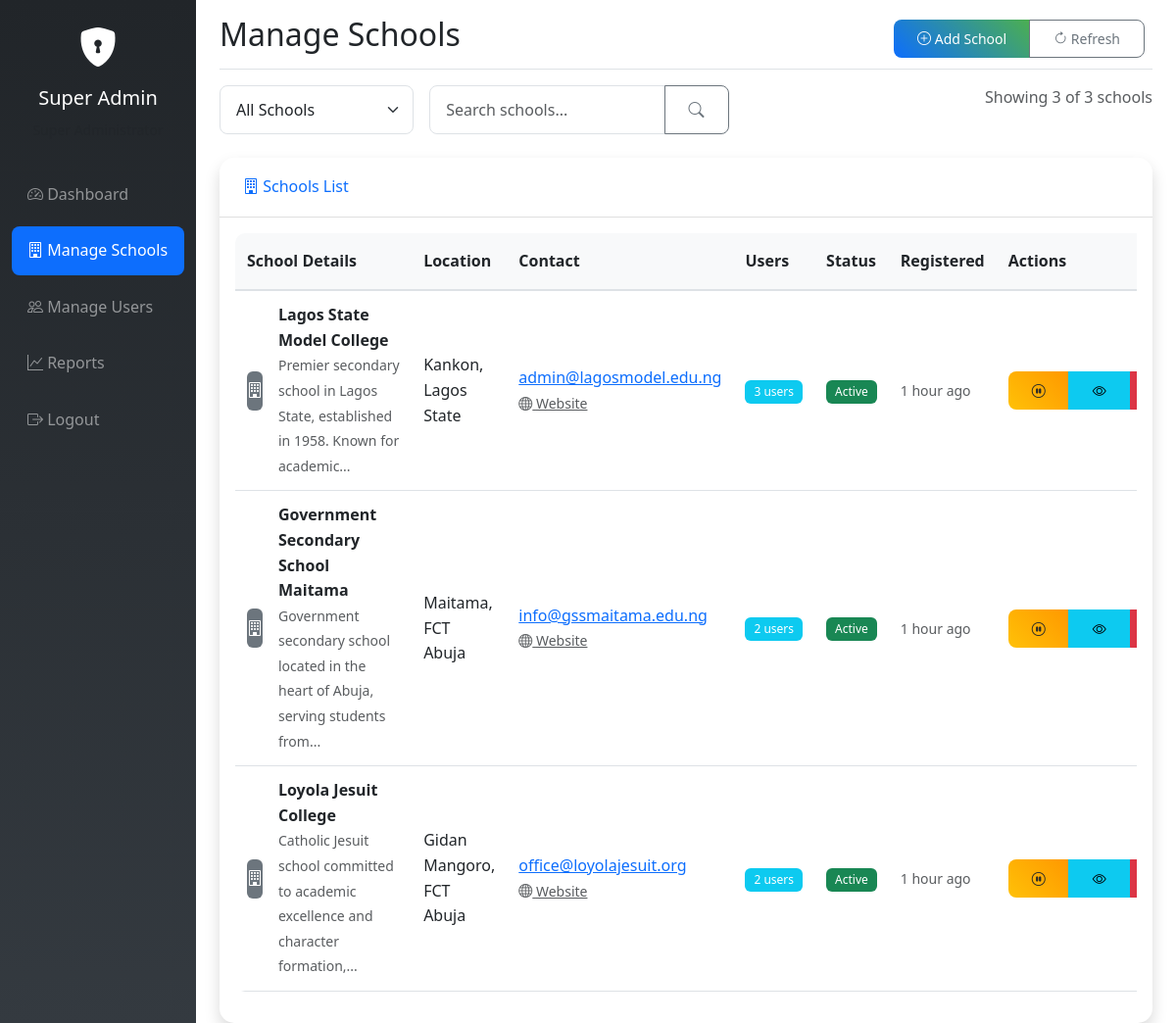
The page /admin/schools.php (signed in) on the database its author committed.
### tables this page shows
CREATE TABLE schools (
    id INT AUTO_INCREMENT PRIMARY KEY,
    name VARCHAR(200) NOT NULL,
    location VARCHAR(200) NOT NULL,
    logo VARCHAR(255) NULL,
    contact_email VARCHAR(100) NOT NULL,
    website VARCHAR(255) NULL,
    description TEXT NULL,
    approved BOOLEAN DEFAULT FALSE,
    status ENUM('active', 'suspended') DEFAULT 'active',
    created_at TIMESTAMP DEFAULT CURRENT_TIMESTAMP,
    updated_at TIMESTAMP DEFAULT CURRENT_TIMESTAMP ON UPDATE CURRENT_TIMESTAMP,
    INDEX idx_approved (approved),
    INDEX idx_status (status)
);

### includes/functions.php (called while the page is built, shortened)
<?php
function timeAgo($date) {
    $timestamp = strtotime($date);
    $difference = time() - $timestamp;
    if ($difference < 60) {
        return 'Just now';
    } elseif ($difference < 3600) {
        $minutes = floor($difference / 60);
        return $minutes . ' minute' . ($minutes > 1 ? 's' : '') . ' ago';
    } elseif ($difference < 86400) {
        $hours = floor($difference / 3600);
        return $hours . ' hour' . ($hours > 1 ? 's' : '') . ' ago';
    } elseif ($difference < 604800) {
        $days = floor($difference / 86400);
        return $days . ' day' . ($days > 1 ? 's' : '') . ' ago';
    } else {
        return formatDate($date);
    }
}
function truncateText($text, $length = 100, $suffix = '...') {
    return substr($text, 0, $length) . $suffix;
}
?>

### admin/schools.php (the view, shortened to what this page needs)
<?php
require_once '../includes/functions.php';
$user = getCurrentUser();
$db = getDB();
$filter = $_GET['filter'] ?? 'all';
$search = $_GET['search'] ?? '';
$page = max(1, intval($_GET['page'] ?? 1));
$per_page = 20;
$offset = ($page - 1) * $per_page;
$where_conditions = [];
$params = [];
$where_clause = !empty($where_conditions) ? 'WHERE ' . implode(' AND ', $where_conditions) : '';
$schools = [];
$total_schools = 0;
if ($db) {
    try {
        $count_query = "SELECT COUNT(*) FROM schools {$where_clause}";
        $stmt = $db->prepare($count_query);
        $stmt->execute($params);
        $total_schools = $stmt->fetchColumn();
        $query = "SELECT s.*,
                         (SELECT COUNT(*) FROM users WHERE school_id = s.id) as user_count
                  FROM schools s
                  {$where_clause}
                  ORDER BY s.created_at DESC
                  LIMIT {$per_page} OFFSET {$offset}";
        $stmt = $db->prepare($query);
        $stmt->execute($params);
        $schools = $stmt->fetchAll();
    } catch (PDOException $e) {
        error_log("Error fetching schools: " . $e->getMessage());
    }
}
?>
<!DOCTYPE html>
<html lang="en">
<head>
    <link href="https://cdn.jsdelivr.net/npm/bootstrap@5.3.0/dist/css/bootstrap.min.css" rel="stylesheet">
    <link href="https://cdn.jsdelivr.net/npm/bootstrap-icons@1.10.0/font/bootstrap-icons.css" rel="stylesheet">
    <link href="../assets/css/style.css" rel="stylesheet">
</head>
<body>
    <div class="container-fluid">
        <div class="row">
            <nav class="col-md-3 col-lg-2 d-md-block bg-dark sidebar collapse">
                <div class="position-sticky pt-3">
                    <div class="text-center text-white mb-4">
                        <i class="bi bi-shield-lock-fill" style="font-size: 2.5rem;"></i>
                        <h5 class="mt-2">Super Admin</h5>
                        <small class="text-muted"><?php echo htmlspecialchars($user['name']); ?></small>
                    </div>
                    <ul class="nav flex-column">
                        <li class="nav-item">
                            <a class="nav-link text-white-50" href="dashboard.php">
                                <i class="bi bi-speedometer2"></i> Dashboard
                            </a>
                        </li>
                        <li class="nav-item">
                            <a class="nav-link active text-white" href="schools.php">
                                <i class="bi bi-building"></i> Manage Schools
                            </a>
                        </li>
                        <li class="nav-item">
                            <a class="nav-link text-white-50" href="users.php">
                                <i class="bi bi-people"></i> Manage Users
                            </a>
                        </li>
                        <li class="nav-item">
                            <a class="nav-link text-white-50" href="reports.php">
                                <i class="bi bi-graph-up"></i> Reports
                            </a>
                        </li>
                        <li class="nav-item">
                            <a class="nav-link text-white-50" href="../logout.php">
                                <i class="bi bi-box-arrow-right"></i> Logout
                            </a>
                        </li>
                    </ul>
                </div>
            </nav>
            <main class="col-md-9 ms-sm-auto col-lg-10 px-md-4">
                <div class="d-flex justify-content-between flex-wrap flex-md-nowrap align-items-center pt-3 pb-2 mb-3 border-bottom">
                    <h1 class="h2">Manage Schools</h1>
                    <div class="btn-toolbar mb-2 mb-md-0">
                        <div class="btn-group me-2">
                            <button type="button" class="btn btn-sm btn-primary"
                                    data-bs-toggle="modal" data-bs-target="#addSchoolModal">
                                <i class="bi bi-plus-circle"></i> Add School
                            </button>
                            <button type="button" class="btn btn-sm btn-outline-secondary" onclick="location.reload()">
                                <i class="bi bi-arrow-clockwise"></i> Refresh
                            </button>
                        </div>
                    </div>
                </div>
                <div class="row mb-4">
                    <div class="col-md-8">
                        <form method="GET" class="row g-3">
                            <div class="col-md-4">
                                <select name="filter" class="form-select" onchange="this.form.submit()">
                                    <option value="all" <?php echo $filter === 'all' ? 'selected' : ''; ?>>All Schools</option>
                                </select>
                            </div>
                            <div class="col-md-6">
                                <div class="input-group">
                                    <input type="text" name="search" class="form-control"
                                           placeholder="Search schools..." value="<?php echo htmlspecialchars($search); ?>">
                                    <button class="btn btn-outline-secondary" type="submit">
                                        <i class="bi bi-search"></i>
                                    </button>
                                </div>
                            </div>
                            <div class="col-md-2">
                            </div>
                        </form>
                    </div>
                    <div class="col-md-4 text-end">
                        <span class="text-muted">
                            Showing <?php echo count($schools); ?> of <?php echo $total_schools; ?> schools
                        </span>
                    </div>
                </div>
                <div class="card shadow">
                    <div class="card-header">
                        <h6 class="m-0 font-weight-bold text-primary">
                            <i class="bi bi-building"></i> Schools List
                        </h6>
                    </div>
                    <div class="card-body">
                        <?php if (empty($schools)): ?>
                            <div class="text-center text-muted py-5">
                                <i class="bi bi-building" style="font-size: 3rem;"></i>
                                <p class="mt-3">No schools found</p>
                            </div>
                        <?php else: ?>
                            <div class="table-responsive">
                                <table class="table table-hover">
                                    <thead>
                                        <tr>
                                            <th>School Details</th>
                                            <th>Location</th>
                                            <th>Contact</th>
                                            <th>Users</th>
                                            <th>Status</th>
                                            <th>Registered</th>
                                            <th>Actions</th>
                                        </tr>
                                    </thead>
                                    <tbody>
                                        <?php foreach ($schools as $school): ?>
                                            <tr id="school-<?php echo $school['id']; ?>">
                                                <td>
                                                    <div class="d-flex align-items-center">
                                                        <?php if ($school['logo']): ?>
                                                            <img src="../uploads/logos/<?php echo htmlspecialchars($school['logo']); ?>"
                                                                 alt="School Logo" class="rounded me-3" style="width: 40px; height: 40px; object-fit: cover;">
                                                        <?php else: ?>
                                                            <div class="bg-secondary rounded me-3 d-flex align-items-center justify-content-center"
                                                                 style="width: 40px; height: 40px;">
                                                                <i class="bi bi-building text-white"></i>
                                                            </div>
                                                        <?php endif; ?>
                                                        <div>
                                                            <strong><?php echo htmlspecialchars($school['name']); ?></strong>
                                                            <?php if ($school['description']): ?>
                                                                <br><small class="text-muted">
                                                                    <?php echo truncateText(htmlspecialchars($school['description']), 80); ?>
                                                                </small>
                                                            <?php endif; ?>
                                                        </div>
                                                    </div>
                                                </td>
                                                <td><?php echo htmlspecialchars($school['location']); ?></td>
                                                <td>
                                                    <a href="mailto:<?php echo htmlspecialchars($school['contact_email']); ?>">
                                                        <?php echo htmlspecialchars($school['contact_email']); ?>
                                                    </a>
                                                    <?php if ($school['website']): ?>
                                                        <br><a href="<?php echo htmlspecialchars($school['website']); ?>"
                                                               target="_blank" class="text-muted small">
                                                            <i class="bi bi-globe"></i> Website
                                                        </a>
                                                    <?php endif; ?>
                                                </td>
                                                <td>
                                                    <span class="badge bg-info"><?php echo $school['user_count']; ?> users</span>
                                                </td>
                                                <td>
                                                    <?php if (!$school['approved']): ?>
                                                        <span class="badge bg-warning">Pending</span>
                                                    <?php elseif ($school['status'] === 'suspended'): ?>
                                                        <span class="badge bg-danger">Suspended</span>
                                                    <?php else: ?>
                                                        <span class="badge bg-success">Active</span>
                                                    <?php endif; ?>
                                                </td>
                                                <td>
                                                    <small class="text-muted">
                                                        <?php echo timeAgo($school['created_at']); ?>
                                                    </small>
                                                </td>
                                                <td>
                                                    <div class="btn-group" role="group">
                                                        <?php if (!$school['approved']): ?>
                                                            <button type="button" class="btn btn-sm btn-success"
                                                                    onclick="approveSchool(<?php echo $school['id']; ?>)"
                                                                    title="Approve School">
                                                                <i class="bi bi-check"></i>
                                                            </button>
                                                            <button type="button" class="btn btn-sm btn-danger"
                                                                    onclick="rejectSchool(<?php echo $school['id']; ?>)"
                                                                    title="Reject School">
                                                                <i class="bi bi-x"></i>
                                                            </button>
                                                        <?php else: ?>
                                                            <?php if ($school['status'] !== 'suspended'): ?>
                                                                <button type="button" class="btn btn-sm btn-warning"
                                                                        onclick="suspendSchool(<?php echo $school['id']; ?>)"
                                                                        title="Suspend School">
                                                                    <i class="bi bi-pause-circle"></i>
                                                                </button>
                                                            <?php endif; ?>
                                                        <?php endif; ?>
                                                        <button type="button" class="btn btn-sm btn-info"
                                                                onclick="viewSchool(<?php echo $school['id']; ?>)"
                                                                title="View Details">
                                                            <i class="bi bi-eye"></i>
                                                        </button>
                                                        <button type="button" class="btn btn-sm btn-danger"
                                                                onclick="deleteSchool(<?php echo $school['id']; ?>)"
                                                                title="Delete School">
                                                        </button>
                                                    </div>
                                                </td>
                                            </tr>
                                        <?php endforeach; ?>
                                    </tbody>
                                </table>
                            </div>
                        <?php endif; ?>
                    </div>
                </div>
            </main>
        </div>
    </div>
</body>
</html>

### rows shown on the page
schools: name "Lagos State Model College", description "Premier secondary school in Lagos State, established in 1958. Known for academic...", location "Kankon, Lagos State", contact_email "admin@lagosmodel.edu.ng", user_count "3", approved "Active", created_at "1 hour ago"
schools: name "Government Secondary School Maitama", description "Government secondary school located in the heart of Abuja, serving students from...", location "Maitama, FCT Abuja", contact_email "info@gssmaitama.edu.ng", user_count "2", approved "Active", created_at "1 hour ago"
schools: name "Loyola Jesuit College", description "Catholic Jesuit school committed to academic excellence and character formation,...", location "Gidan Mangoro, FCT Abuja", contact_email "office@loyolajesuit.org", user_count "2", approved "Active", created_at "1 hour ago"

### other values the page prints
count($schools) "3"
$total_schools "3"
